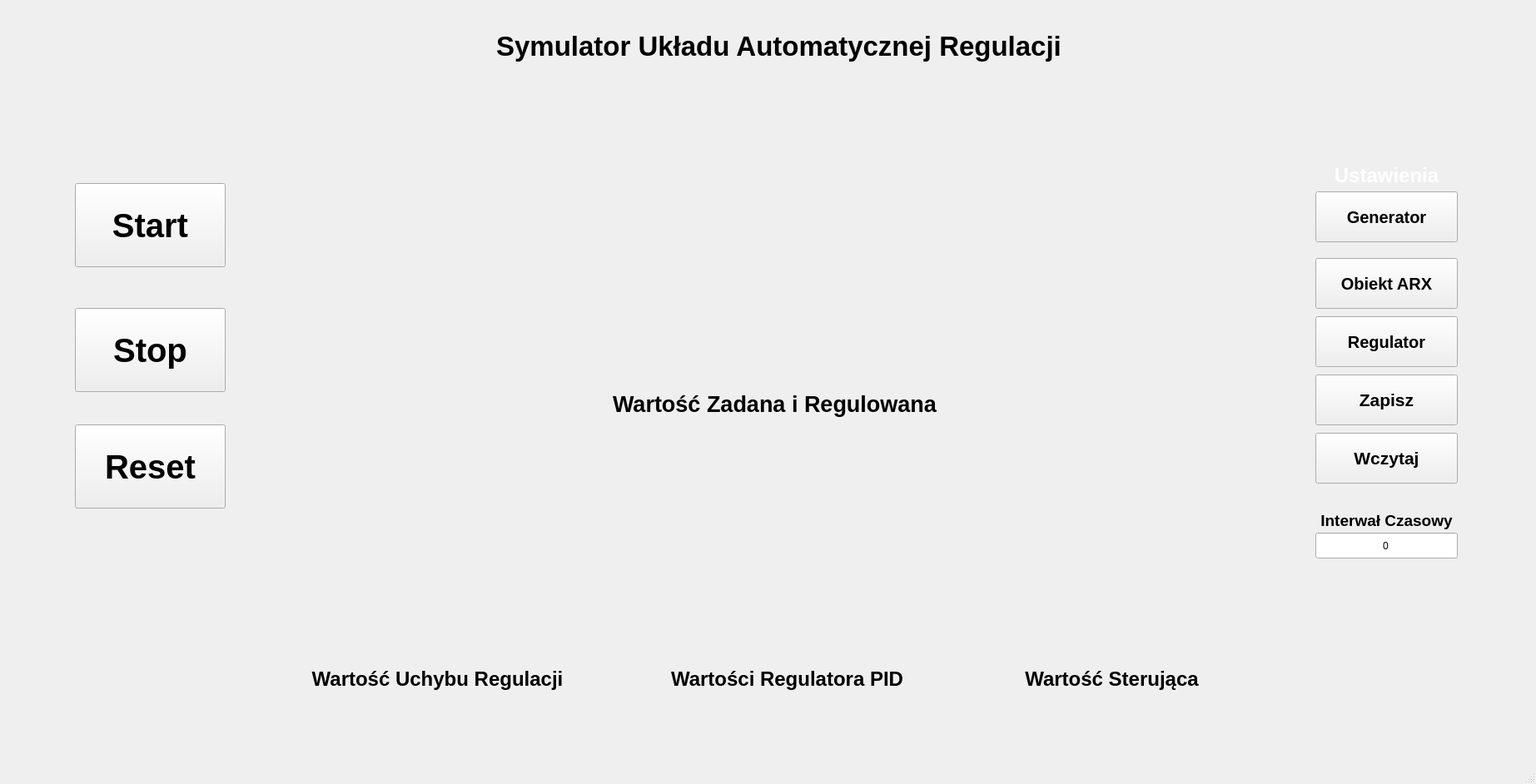
<?xml version="1.0" encoding="UTF-8"?>
<ui version="4.0">
 <class>MainWindow</class>
 <widget class="QMainWindow" name="MainWindow">
  <property name="geometry">
   <rect>
    <x>0</x>
    <y>0</y>
    <width>1845</width>
    <height>942</height>
   </rect>
  </property>
  <property name="minimumSize">
   <size>
    <width>1845</width>
    <height>942</height>
   </size>
  </property>
  <property name="windowTitle">
   <string>MainWindow</string>
  </property>
  <widget class="QWidget" name="centralwidget">
   <widget class="QLabel" name="TytulWykres1">
    <property name="geometry">
     <rect>
      <x>370</x>
      <y>460</y>
      <width>1121</width>
      <height>51</height>
     </rect>
    </property>
    <property name="font">
     <font>
      <pointsize>20</pointsize>
      <bold>true</bold>
     </font>
    </property>
    <property name="text">
     <string>Wartość Zadana i Regulowana</string>
    </property>
    <property name="alignment">
     <set>Qt::AlignmentFlag::AlignCenter</set>
    </property>
   </widget>
   <widget class="QLabel" name="TytulWykres2">
    <property name="geometry">
     <rect>
      <x>370</x>
      <y>790</y>
      <width>311</width>
      <height>51</height>
     </rect>
    </property>
    <property name="font">
     <font>
      <pointsize>18</pointsize>
      <bold>true</bold>
     </font>
    </property>
    <property name="text">
     <string>Wartość Uchybu Regulacji</string>
    </property>
    <property name="alignment">
     <set>Qt::AlignmentFlag::AlignCenter</set>
    </property>
   </widget>
   <widget class="QLabel" name="TytulWykres3">
    <property name="geometry">
     <rect>
      <x>790</x>
      <y>790</y>
      <width>311</width>
      <height>51</height>
     </rect>
    </property>
    <property name="font">
     <font>
      <pointsize>18</pointsize>
      <bold>true</bold>
     </font>
    </property>
    <property name="text">
     <string>Wartości Regulatora PID</string>
    </property>
    <property name="alignment">
     <set>Qt::AlignmentFlag::AlignCenter</set>
    </property>
   </widget>
   <widget class="QLabel" name="TytulGlowny">
    <property name="geometry">
     <rect>
      <x>-140</x>
      <y>10</y>
      <width>2151</width>
      <height>91</height>
     </rect>
    </property>
    <property name="sizePolicy">
     <sizepolicy hsizetype="Expanding" vsizetype="Fixed">
      <horstretch>0</horstretch>
      <verstretch>0</verstretch>
     </sizepolicy>
    </property>
    <property name="baseSize">
     <size>
      <width>0</width>
      <height>0</height>
     </size>
    </property>
    <property name="font">
     <font>
      <pointsize>25</pointsize>
      <italic>false</italic>
      <bold>true</bold>
      <underline>false</underline>
     </font>
    </property>
    <property name="text">
     <string>Symulator Układu Automatycznej Regulacji</string>
    </property>
    <property name="alignment">
     <set>Qt::AlignmentFlag::AlignCenter</set>
    </property>
   </widget>
   <widget class="QPushButton" name="Start">
    <property name="geometry">
     <rect>
      <x>90</x>
      <y>220</y>
      <width>181</width>
      <height>101</height>
     </rect>
    </property>
    <property name="font">
     <font>
      <pointsize>30</pointsize>
      <bold>true</bold>
     </font>
    </property>
    <property name="text">
     <string>Start</string>
    </property>
   </widget>
   <widget class="QPushButton" name="Stop">
    <property name="geometry">
     <rect>
      <x>90</x>
      <y>370</y>
      <width>181</width>
      <height>101</height>
     </rect>
    </property>
    <property name="font">
     <font>
      <pointsize>30</pointsize>
      <bold>true</bold>
     </font>
    </property>
    <property name="text">
     <string>Stop</string>
    </property>
   </widget>
   <widget class="QWidget" name="wykresWarZad" native="true">
    <property name="geometry">
     <rect>
      <x>370</x>
      <y>110</y>
      <width>1121</width>
      <height>351</height>
     </rect>
    </property>
   </widget>
   <widget class="QWidget" name="WykUchyb" native="true">
    <property name="geometry">
     <rect>
      <x>370</x>
      <y>540</y>
      <width>311</width>
      <height>251</height>
     </rect>
    </property>
   </widget>
   <widget class="QWidget" name="WykPID" native="true">
    <property name="geometry">
     <rect>
      <x>790</x>
      <y>540</y>
      <width>311</width>
      <height>251</height>
     </rect>
    </property>
   </widget>
   <widget class="QPushButton" name="UstawieniaGeneratora">
    <property name="geometry">
     <rect>
      <x>1580</x>
      <y>230</y>
      <width>171</width>
      <height>61</height>
     </rect>
    </property>
    <property name="font">
     <font>
      <pointsize>15</pointsize>
      <bold>true</bold>
     </font>
    </property>
    <property name="text">
     <string>Generator</string>
    </property>
   </widget>
   <widget class="QPushButton" name="UstawieniaRegulatora">
    <property name="geometry">
     <rect>
      <x>1580</x>
      <y>380</y>
      <width>171</width>
      <height>61</height>
     </rect>
    </property>
    <property name="font">
     <font>
      <pointsize>15</pointsize>
      <bold>true</bold>
     </font>
    </property>
    <property name="text">
     <string>Regulator</string>
    </property>
   </widget>
   <widget class="QPushButton" name="UstawieniaObiektuARX">
    <property name="geometry">
     <rect>
      <x>1580</x>
      <y>310</y>
      <width>171</width>
      <height>61</height>
     </rect>
    </property>
    <property name="font">
     <font>
      <pointsize>15</pointsize>
      <bold>true</bold>
     </font>
    </property>
    <property name="text">
     <string>Obiekt ARX</string>
    </property>
   </widget>
   <widget class="QLabel" name="UstawieniaLabel">
    <property name="geometry">
     <rect>
      <x>1580</x>
      <y>190</y>
      <width>171</width>
      <height>41</height>
     </rect>
    </property>
    <property name="minimumSize">
     <size>
      <width>0</width>
      <height>0</height>
     </size>
    </property>
    <property name="font">
     <font>
      <pointsize>18</pointsize>
      <italic>false</italic>
      <bold>true</bold>
      <underline>false</underline>
      <kerning>true</kerning>
     </font>
    </property>
    <property name="styleSheet">
     <string notr="true">color: white</string>
    </property>
    <property name="text">
     <string>Ustawienia</string>
    </property>
    <property name="alignment">
     <set>Qt::AlignmentFlag::AlignCenter</set>
    </property>
   </widget>
   <widget class="QWidget" name="WykSter" native="true">
    <property name="geometry">
     <rect>
      <x>1180</x>
      <y>540</y>
      <width>311</width>
      <height>251</height>
     </rect>
    </property>
   </widget>
   <widget class="QLabel" name="TytulWykres4">
    <property name="geometry">
     <rect>
      <x>1180</x>
      <y>790</y>
      <width>311</width>
      <height>51</height>
     </rect>
    </property>
    <property name="font">
     <font>
      <pointsize>18</pointsize>
      <bold>true</bold>
     </font>
    </property>
    <property name="text">
     <string>Wartość Sterująca</string>
    </property>
    <property name="alignment">
     <set>Qt::AlignmentFlag::AlignCenter</set>
    </property>
   </widget>
   <widget class="QPushButton" name="Reset">
    <property name="geometry">
     <rect>
      <x>90</x>
      <y>510</y>
      <width>181</width>
      <height>101</height>
     </rect>
    </property>
    <property name="font">
     <font>
      <pointsize>30</pointsize>
      <bold>true</bold>
     </font>
    </property>
    <property name="text">
     <string>Reset</string>
    </property>
   </widget>
   <widget class="QPushButton" name="Zapisz">
    <property name="geometry">
     <rect>
      <x>1580</x>
      <y>450</y>
      <width>171</width>
      <height>61</height>
     </rect>
    </property>
    <property name="font">
     <font>
      <pointsize>16</pointsize>
      <bold>true</bold>
     </font>
    </property>
    <property name="text">
     <string> Zapisz </string>
    </property>
   </widget>
   <widget class="QLabel" name="InterwalCzasowyLabel">
    <property name="geometry">
     <rect>
      <x>1580</x>
      <y>610</y>
      <width>171</width>
      <height>31</height>
     </rect>
    </property>
    <property name="font">
     <font>
      <pointsize>14</pointsize>
      <bold>true</bold>
     </font>
    </property>
    <property name="text">
     <string>Interwał Czasowy</string>
    </property>
    <property name="alignment">
     <set>Qt::AlignmentFlag::AlignCenter</set>
    </property>
   </widget>
   <widget class="QLineEdit" name="Interwal">
    <property name="geometry">
     <rect>
      <x>1580</x>
      <y>640</y>
      <width>171</width>
      <height>31</height>
     </rect>
    </property>
    <property name="text">
     <string>0</string>
    </property>
    <property name="alignment">
     <set>Qt::AlignmentFlag::AlignCenter</set>
    </property>
   </widget>
   <widget class="QPushButton" name="Wczytaj">
    <property name="geometry">
     <rect>
      <x>1580</x>
      <y>520</y>
      <width>171</width>
      <height>61</height>
     </rect>
    </property>
    <property name="font">
     <font>
      <pointsize>16</pointsize>
      <bold>true</bold>
     </font>
    </property>
    <property name="text">
     <string>Wczytaj</string>
    </property>
   </widget>
  </widget>
  <widget class="QMenuBar" name="menubar">
   <property name="geometry">
    <rect>
     <x>0</x>
     <y>0</y>
     <width>1845</width>
     <height>21</height>
    </rect>
   </property>
  </widget>
  <widget class="QStatusBar" name="statusbar"/>
 </widget>
 <resources/>
 <connections/>
</ui>
